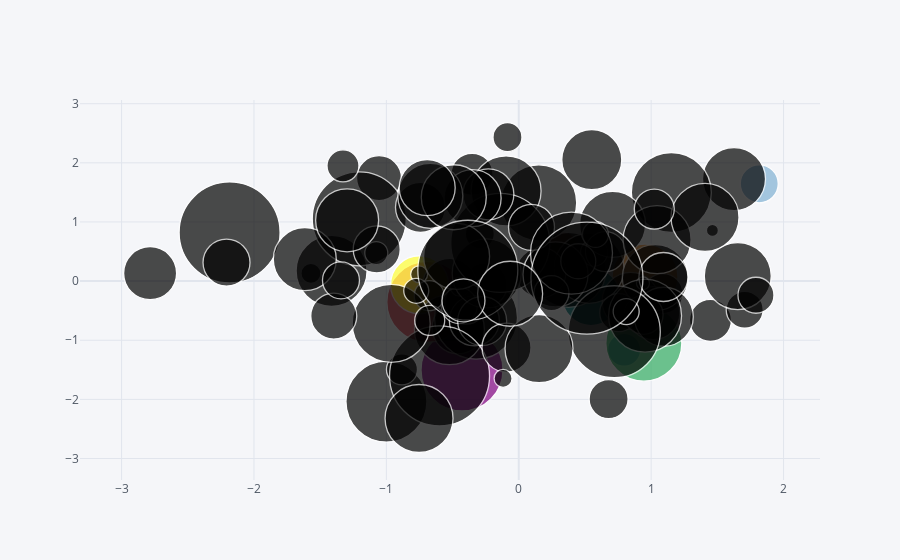

The cell this chart's notebook holds for it:
### Code cell
# Bubble plot
df.iplot(kind='bubble', x='A', y='B', size='C') # in this bubble plot the size is based on the values of column 'C'
